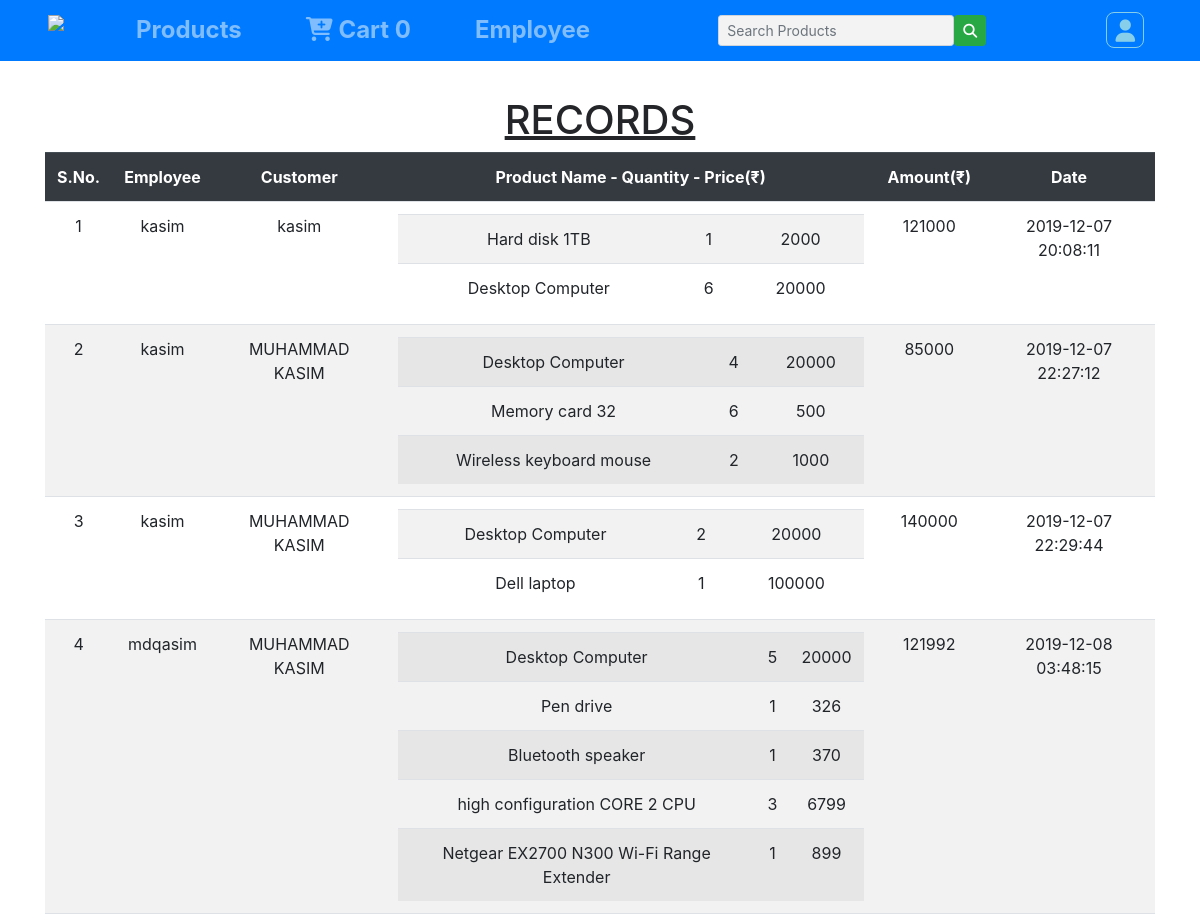
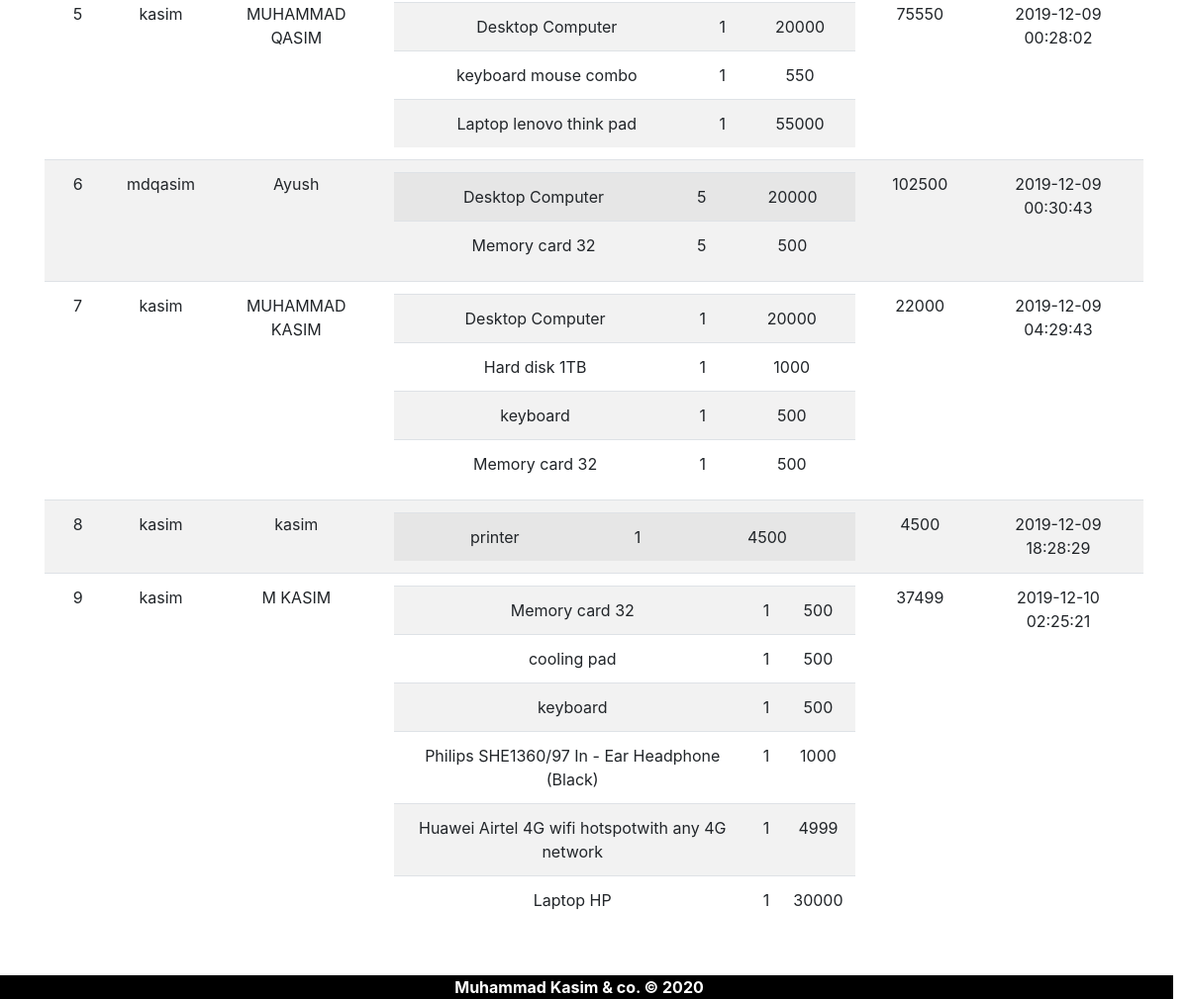
/records.php (signed in), run on the app's committed database (2 pictures, top to bottom).
### tables this page shows
CREATE TABLE IF NOT EXISTS `history` (
  `id` int(11) NOT NULL AUTO_INCREMENT,
  `employee` int(11) NOT NULL,
  `customer` int(11) NOT NULL,
  `amount` double NOT NULL,
  `date` datetime NOT NULL DEFAULT CURRENT_TIMESTAMP,
  PRIMARY KEY (`id`),
  KEY `customer` (`customer`),
  KEY `employee` (`employee`),
  KEY `id` (`id`)
);

CREATE TABLE IF NOT EXISTS `bill` (
  `id` int(11) NOT NULL AUTO_INCREMENT,
  `bill` int(11) NOT NULL,
  `product` int(11) NOT NULL,
  `price` double NOT NULL,
  `quantity` int(11) NOT NULL,
  PRIMARY KEY (`id`),
  KEY `bill` (`bill`),
  KEY `product` (`product`)
);

CREATE TABLE IF NOT EXISTS `products` (
  `id` int(11) NOT NULL AUTO_INCREMENT,
  `name` varchar(50) NOT NULL,
  `image` varchar(255) DEFAULT NULL,
  `price` double NOT NULL,
  `des` varchar(255) NOT NULL,
  `quantity` int(11) NOT NULL,
  `costprice` float NOT NULL,
  `status` tinyint(1) NOT NULL DEFAULT '1',
  PRIMARY KEY (`id`),
  KEY `id` (`id`)
);

### get_carted.php (called while the page is built, shortened)
<?php
$carted_products = [];
?>

### records.php (the view, shortened to what this page needs)
<?php
include("include.php");
include("get_carted.php");
if(isset($_SESSION['csms_admin']))
	$query = "SELECT * FROM history";
else{
	$query = "SELECT * FROM history WHERE employee=".$_SESSION['csms_user_id'];
}
if($result = mysqli_query($con, $query)){
	$rows = mysqli_fetch_all($result, MYSQLI_BOTH);
	$records = array();
	foreach ($rows as $key => $row) {
		$row['customer'] = mysqli_fetch_array(mysqli_query($con, "SELECT name FROM customers WHERE id = ".$row['customer']))['name'];
		$row['employee'] = mysqli_fetch_array(mysqli_query($con, "SELECT username FROM employee WHERE id = ".$row['employee']))['username'];
		$q = "SELECT * FROM bill WHERE bill=".$row['id'];
		$result1 = mysqli_query($con, $q);
		$products = mysqli_fetch_all($result1, MYSQLI_BOTH);
		$row['product'] = "<table width='100%'>";
		$row['quantity'] = "";
		$row['price'] = "";
		foreach ($products as $key => $product) {
			$row['product'] .= "<tr width='100%'><td>".mysqli_fetch_array(mysqli_query($con, "SELECT name FROM products WHERE id = ".$product['product']))['name']."</td><td>".$product['quantity']."</td><td>".$product['price']."</td></tr>";
		}
		$row['product'] .= "</table>";
		array_push($records, $row);
	}
}
?>
<!DOCTYPE html>
<html>
<head>
	<?php include("links.php"); ?>
</head>
<body style="background-color: white !important;">
	<?php include("navbar.php"); ?>
	<div class="py-5 mt-5">
		<div class="container">
			<div class="row"><h1 class="mx-auto"><u>RECORDS</u></h1></div>
			<table class="table table-striped text-center">
				<tr class="thead-dark">
					<th>S.No.</th>
					<th>Employee</th>
					<th>Customer</th>
					<th>Product Name - Quantity - Price(&#8377;)</th>
					<th>Amount(&#8377;)</th>
					<th>Date</th>
				</tr>
				<?php
				foreach ($records as $key => $record) {
					echo "<tr class='employee-row'><td>".($key+1)."</td><td>".$record['employee']."</td><td>".$record['customer']."</td><td>".$record['product']."</td><td>".$record['amount']."</td><td>".$record['date']."</td></tr>";
				}
				?>
			</table>
		</div>
	</div>
	<?php include("footer.php") ?>
</body>
</html>

### links.php (shortened to what this page needs)
<link rel="stylesheet" type="text/css" href="css/bootstrap.min.css">
<link rel="stylesheet" type="text/css" href="css/style.css">
<link rel="stylesheet" type="text/css" href="css/all.css">

### navbar.php
<div class="navbar navbar-expand-sm navbar-dark bg-primary px-sm-5 affix">
	<img src="./images/laptop_icon.png" class="navbar-brand icon" />
	<ul class="navbar-nav align-items-center">
		<li class="nav-item ml-5 my-auto font-weight-bold h4">
			<a href="home" class="nav-link">Products</a>
		</li>
		<li class="nav-item ml-5 my-auto font-weight-bold h4">
			<a href="cart" class="nav-link"><span><i class="fas fa-cart-plus"></i></span> Cart <?php echo count($carted_products); ?></a>
		</li>
		<?php if(isset($_SESSION['csms_admin'])){ ?>
		<li class="nav-item ml-5 my-auto font-weight-bold h4">
			<a href="employee.php" class="nav-link">Employee</a>
		</li>
		<?php } ?>
	</ul>
	<div class="ml-auto d-flex">
		<form action="home.php" method="get" class="form-inline">
			<input type="text" name="search" placeholder="Search Products" class="form-control form-control-sm" style="background: var(--mainWhite); " required>
			<button type="submit" class="btn btn-sm btn-success"><i class="fas fa-search"></i></button>
		</form>
	</div>
	<div class="ml-auto"><a class="button" href="logout" title="Logout"><span class=""><i class="fas fa-user"></i></span></a></div>
</div>

### footer.php
<div class="row mt-4" style="background-color: black; color: white; font-weight: bold;position: fixed;bottom: 0; width: 100%; z-index: 999;">
	<div class="mx-auto">
		Muhammad Kasim & co. &copy; <?php echo date('Y') ?>
	</div>
</div>

### css/style.css (style rules this page uses)
:root { --mainBlue:#1515bd; --lightBlue:#009ffd; --mainWhite:#f3f3f3; --mainDark:#232528; --mainYellow:#ffa400; }
body { background: var(--mainWhite) !important; color: var(--mainDark) !important; }
.button { background: transparent; text-transform: capitalize; font-size: 1.4rem; border: 0.05rem solid skyblue; color: skyblue; border-radius: 0.5rem; padding: 0.2rem 0.5rem; cursor: pointer; margin: 0.2rem 0.5rem 0.2rem 0rem; transition: all 0.5s ease-in-out; }
.icon { height: 40px !important; }
.affix { position: fixed; top: 0; width: 100%; z-index: 9999 !important; }
.employee-row { transition: all 0.4s linear; }

### data on the page
history: employee "kasim", customer "kasim", amount "121000", date "2019-12-07 20:08:11"
bill: product.name "Hard disk 1TB", quantity "1", price "2000"
bill: product.name "Desktop Computer", quantity "6", price "20000"
history: employee "kasim", customer "MUHAMMAD KASIM", amount "85000", date "2019-12-07 22:27:12"
bill: product.name "Desktop Computer", quantity "4", price "20000"
bill: product.name "Memory card 32", quantity "6", price "500"
bill: product.name "Wireless keyboard mouse", quantity "2", price "1000"
history: employee "kasim", customer "MUHAMMAD KASIM", amount "140000", date "2019-12-07 22:29:44"
bill: product.name "Desktop Computer", quantity "2", price "20000"
bill: product.name "Dell laptop", quantity "1", price "100000"
history: employee "mdqasim", customer "MUHAMMAD KASIM", amount "121992", date "2019-12-08 03:48:15"
bill: product.name "Desktop Computer", quantity "5", price "20000"
bill: product.name "Pen drive", quantity "1", price "326"
bill: product.name "Bluetooth speaker", quantity "1", price "370"
bill: product.name "high configuration CORE 2 CPU", quantity "3", price "6799"
bill: product.name "Netgear EX2700 N300 Wi-Fi Range Extender", quantity "1", price "899"
history: employee "kasim", customer "MUHAMMAD QASIM", amount "75550", date "2019-12-09 00:28:02"
bill: product.name "Desktop Computer", quantity "1", price "20000"
bill: product.name "keyboard mouse combo", quantity "1", price "550"
bill: product.name "Laptop lenovo think pad", quantity "1", price "55000"
history: employee "mdqasim", customer "Ayush", amount "102500", date "2019-12-09 00:30:43"
bill: product.name "Desktop Computer", quantity "5", price "20000"
bill: product.name "Memory card 32", quantity "5", price "500"
history: employee "kasim", customer "MUHAMMAD KASIM", amount "22000", date "2019-12-09 04:29:43"
bill: product.name "Desktop Computer", quantity "1", price "20000"
bill: product.name "Hard disk 1TB", quantity "1", price "1000"
bill: product.name "keyboard", quantity "1", price "500"
bill: product.name "Memory card 32", quantity "1", price "500"
history: employee "kasim", customer "kasim", amount "4500", date "2019-12-09 18:28:29"
bill: product.name "printer", quantity "1", price "4500"
history: employee "kasim", customer "M KASIM", amount "37499", date "2019-12-10 02:25:21"
bill: product.name "Memory card 32", quantity "1", price "500"
bill: product.name "cooling pad", quantity "1", price "500"
bill: product.name "keyboard", quantity "1", price "500"
bill: product.name "Philips SHE1360/97 In - Ear Headphone (Black)", quantity "1", price "1000"
bill: product.name "Huawei Airtel 4G wifi hotspotwith any 4G network", quantity "1", price "4999"
bill: product.name "Laptop HP", quantity "1", price "30000"

### other printed values
count($carted_products) "0"
